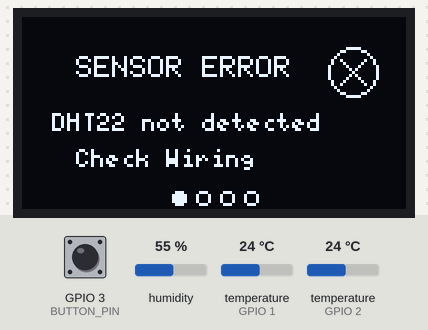
This program was run on a simulated ESP32-C3. On the bench: 128×64 one-colour display. The test bench sets the inputs (shaded band); at power-on: GPIO 3 (BUTTON_PIN) HIGH, humidity 55 %, temperature (sensors on GPIO 2, GPIO 1) 24 °C.

Above: at 1.2 s.
1.3 s: GPIO 3 (BUTTON_PIN) pulled LOW for 1 s
At 4.1 s:
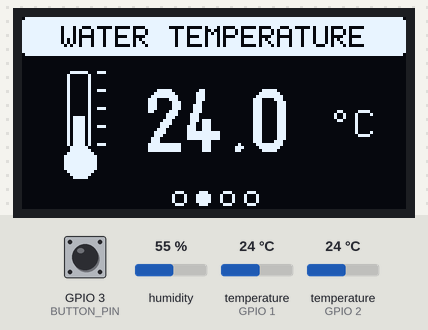
4.5 s: GPIO 3 (BUTTON_PIN) pulled LOW for 3.2 s
At 5.7 s:
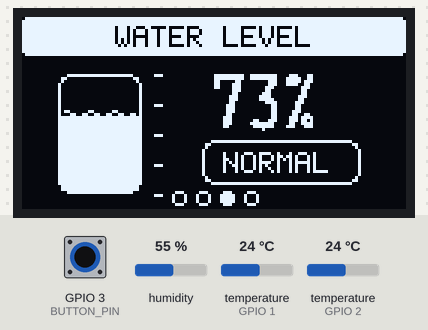
8.3 s: GPIO 3 (BUTTON_PIN) pulled LOW for 1 s
At 9.5 s:
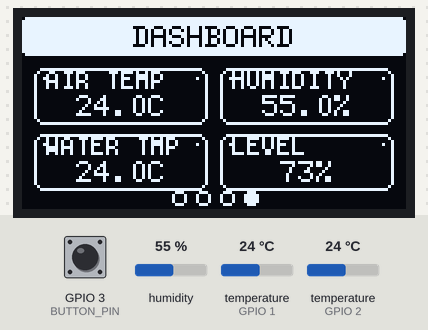
10.8 s: humidity set to 22 %
At 12.3 s:
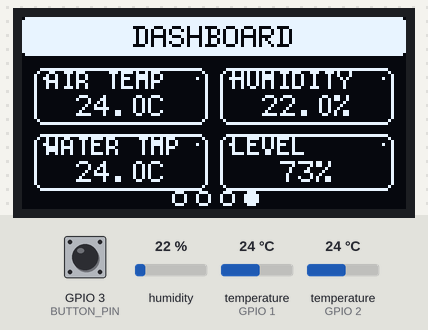
13.4 s: temperature (sensor on GPIO 2) set to 12 °C
At 14.5 s:
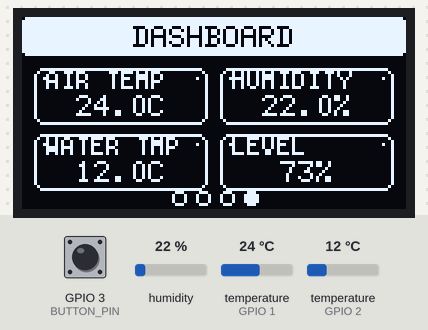
15.4 s: temperature (sensor on GPIO 1) set to 12 °C
At 16.8 s:
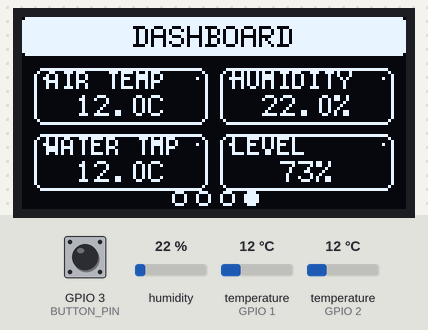
Timing chart, 0 to 18.4 s (numbered marks = the images above; inputs shaded):
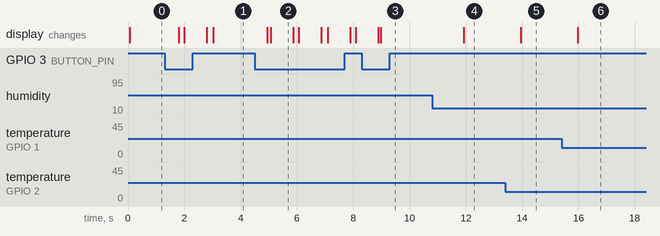

Measured:
- after the input at 1.3 s, the display: first differs from a run without the input after 0.70 s (image 1 shows a later state)
- after the input at 4.5 s, the display: first changes after 0.44 s (image 2 shows a later state)
- after the input at 8.3 s, the display: first differs from a run without the input after 0.68 s (image 3)
- after the input at 10.8 s, the display: changes after 1.1 s (image 4)
- after the input at 13.4 s, the display: changes after 0.55 s (image 5)
- after the input at 15.4 s, the display: changes after 0.57 s (image 6)
- what the display in image 2 shows lasts 0.8 s, from 5.1 s to 5.9 s

The program:

main.cpp
```cpp
#include <Wire.h>
#include <U8g2lib.h>

#include "button.h"
#include "display.h"
#include "sensors.h"

#define SDA_PIN 8
#define SCL_PIN 9

U8G2_SH1106_128X64_NONAME_F_HW_I2C display(U8G2_R0, U8X8_PIN_NONE);

void setup()
{
    //Serial.begin(115200);

    Wire.begin(SDA_PIN, SCL_PIN);

    display.begin();
    display.enableUTF8Print();

    initButton();
    initSensors();
}

void loop()
{
    handleButton();
    readSensors();

    static uint32_t lastUpdate = 0;

    if (millis() - lastUpdate >= 33)   // ~30 FPS
    {
        lastUpdate = millis();
        updateDisplay();
    }
}
```

button.h
```cpp
#ifndef BUTTON_H
#define BUTTON_H

#include <Arduino.h>

extern uint8_t page;

void initButton();
void handleButton();

#endif
```

display.h
```cpp
#ifndef DISPLAY_H
#define DISPLAY_H

void updateDisplay();

#endif
```

pages.h
```cpp
#ifndef PAGES_H
#define PAGES_H

#include <U8g2lib.h>

// Function prototype
void drawPage2(U8G2_SH1106_128X64_NONAME_F_HW_I2C &display, float waterTemp);
void drawPage1(U8G2_SH1106_128X64_NONAME_F_HW_I2C &display, float airTemperature, float humidity);
void drawPage3(U8G2_SH1106_128X64_NONAME_F_HW_I2C &display, float waterLevel);
void drawDashboard(U8G2_SH1106_128X64_NONAME_F_HW_I2C &display, float airTemp, float humidity, float waterTemp, float waterLevel);


#endif
```

sensors.h
```cpp
#ifndef SENSORS_H
#define SENSORS_H

extern float airTemp;
extern float humidity;
extern float waterTemp;
extern float waterLevel;

void initSensors();
void readSensors();

bool isDHTOk();
bool isWaterTempOk();

#endif
```

button.cpp
```cpp
#include "button.h"

#define BUTTON_PIN 3

uint8_t page = 1;

static unsigned long lastDebounce = 0;
static const unsigned long debounceTime = 50;

void initButton()
{
    pinMode(BUTTON_PIN, INPUT_PULLUP);
}

void handleButton()
{
    static bool lastReading = HIGH;
    static bool buttonState = HIGH;

    bool reading = digitalRead(BUTTON_PIN);

    if (reading != lastReading)
        lastDebounce = millis();

    if ((millis() - lastDebounce) > debounceTime)
    {
        if (reading != buttonState)
        {
            buttonState = reading;

            if (buttonState == LOW)
            {
                page++;

                if (page > 4)
                    page = 1;
            }
        }
    }

    lastReading = reading;
}
```

display.cpp
```cpp
#include "display.h"
#include "pages.h"
#include "sensors.h"
#include <button.h>

extern U8G2_SH1106_128X64_NONAME_F_HW_I2C display;
extern uint8_t page;
void drawSensorError(U8G2_SH1106_128X64_NONAME_F_HW_I2C &display, const char *sensorName)
{
    char msg[32];

    display.setFont(u8g2_font_6x12_tf);
    display.drawStr(18, 20, "SENSOR ERROR");

    snprintf(msg, sizeof(msg), "%s not detected", sensorName);

    display.setFont(u8g2_font_5x8_tf);
    display.drawStr(10, 38, msg);
    display.drawStr(18, 50, "Check Wiring");

    display.drawCircle(110, 18, 8);
    display.drawLine(106, 14, 114, 22);
    display.drawLine(114, 14, 106, 22);
}

void updateDisplay()
{
    display.clearBuffer();

    switch (page)
    {
    case 1:

        if (isDHTOk())
            drawPage1(display, airTemp, humidity);
        else
            drawSensorError(display, "DHT22");

        break;

    case 2:

        if (isWaterTempOk())
            drawPage2(display, waterTemp);
        else
            drawSensorError(display, "DS18B20");

        break;

    case 3:

        drawPage3(display, waterLevel);
        break;

    case 4:

        drawDashboard(display,
                      airTemp,
                      humidity,
                      waterTemp,
                      waterLevel);

        break;
    }

    for (int i = 0; i < 4; i++)
    {
        if (i == page - 1)
            display.drawDisc(52 + i * 8, 60, 2);
        else
            display.drawCircle(52 + i * 8, 60, 2);
    }

    display.sendBuffer();
}
```

pages.cpp
```cpp
#include "pages.h"
uint8_t waveOffset = 0;
void drawPage1(U8G2_SH1106_128X64_NONAME_F_HW_I2C &display,
               float airTemp,
               float humidity)
{
    //================ Header ================
    display.setFont(u8g2_font_6x12_tf);

    display.drawRBox(0, 0, 128, 13, 2);

    display.setDrawColor(0);
    const char *title = "AIR TEMPERATURE";
    display.drawStr((128 - display.getStrWidth(title)) / 2, 10, title);
    display.setDrawColor(1);

    //================ Thermometer ================
    const int thermX = 15;
    const int thermY = 18;
    const int thermH = 26;

    // Outline
    display.drawRFrame(thermX, thermY, 8, thermH, 2);

    // Bulb
    display.drawDisc(thermX + 4, thermY + thermH + 4, 5);

    // Scale marks
    for (int i = 0; i < 5; i++)
    {
        display.drawHLine(thermX + 10, thermY + i * 6, 3);
    }

    // Animated fill
    static int currentFill = 0;

    int targetFill = map((int)constrain(airTemp, 0, 50), 0, 50, 0, thermH - 2);

    if (currentFill < targetFill)
        currentFill++;

    if (currentFill > targetFill)
        currentFill--;

    display.drawBox(
        thermX + 2,
        thermY + thermH - currentFill,
        4,
        currentFill);

    // Fill inside bulb
    display.drawDisc(thermX + 4, thermY + thermH + 4, 3);

    //================ Temperature ================
    char tempTxt[8];
    sprintf(tempTxt, "%.1f", airTemp);

    display.setFont(u8g2_font_logisoso20_tf);
    display.drawStr(40, 38, tempTxt);

    display.setFont(u8g2_font_8x13_tf);
    display.drawUTF8(102, 34, "°C");

    //================ Humidity Badge ================
    display.drawRFrame(42, 41, 78, 16, 3);

    display.setFont(u8g2_font_6x12_tf);

    char humTxt[10];
    sprintf(humTxt, "%.1f%%", humidity);

    display.drawStr(48, 53, "HUM");
    display.drawStr(74, 53, humTxt);
}

void drawPage2(U8G2_SH1106_128X64_NONAME_F_HW_I2C &display, float waterTemp)
{

    display.setFont(u8g2_font_6x12_tf);

    // Header
    display.drawRBox(0, 0, 128, 13, 2);
    display.setDrawColor(0);
    const char *title = "WATER TEMPERATURE";
    display.drawStr((128 - display.getStrWidth(title)) / 2, 10, title);
    display.setDrawColor(1);

    const int thermX = 15;
    const int thermY = 18;
    const int thermH = 26;

    // Outline
    display.drawRFrame(thermX, thermY, 8, thermH, 2);

    // Bulb
    display.drawDisc(thermX + 4, thermY + thermH + 4, 5);

    // Scale marks
    for (int i = 0; i < 5; i++)
    {
        display.drawHLine(thermX + 10, thermY + i * 6, 3);
    }

    // Animated fill
    static int currentFill = 0;

    int targetFill = map((int)constrain(waterTemp, 0, 50), 0, 50, 0, thermH - 2);

    if (currentFill < targetFill)
        currentFill++;

    if (currentFill > targetFill)
        currentFill--;

    display.drawBox(
        thermX + 2,
        thermY + thermH - currentFill,
        4,
        currentFill);

    // Fill inside bulb
    display.drawDisc(thermX + 4, thermY + thermH + 4, 3);

    //================ Temperature ================
    char tempTxt[8];
    sprintf(tempTxt, "%.1f", waterTemp);

    display.setFont(u8g2_font_logisoso20_tf);
    display.drawStr(40, 45, tempTxt);

    display.setFont(u8g2_font_8x13_tf);
    display.drawUTF8(102, 40, "°C");
}

void drawPage3(U8G2_SH1106_128X64_NONAME_F_HW_I2C &display, float waterLevel)
{
    //================ Header ================
    display.drawRBox(0, 0, 128, 13, 2);
    display.setDrawColor(0);
    display.setFont(u8g2_font_6x12_tf);
    const char *title = "WATER LEVEL";
    display.drawStr((128 - display.getStrWidth(title)) / 2, 10, title);
    display.setDrawColor(1);

    // Clamp value
    waterLevel = constrain(waterLevel, 0, 100);

    // Tank dimensions
    const int tankX = 12;
    const int tankY = 19;
    const int tankW = 28;
    const int tankH = 40;

    // Water height
    int fillHeight = map(waterLevel, 0, 100, 0, tankH - 2);

    // Tank
    display.drawRFrame(tankX, tankY, tankW, tankH, 4);

    // Tank cap
    //  display.drawBox(tankX + 7, tankY - 3, 10, 3);
    // scale
    for (int i = 0; i <= 4; i++)
    {
        int yy = tankY + i * (tankH / 4);

        display.drawHLine(tankX + tankW + 4, yy, 3);
    }

    int waterHeight = map(waterLevel, 0, 100, 0, tankH - 2);
    int y = tankY + tankH - waterHeight;

    for (int x = tankX + 2; x < tankX + tankW - 2; x++)
    {
        int wave = (x + waveOffset) % 8;

        int yy;

        if (wave < 2)
            yy = y;
        else if (wave < 4)
            yy = y - 1;
        else if (wave < 6)
            yy = y;
        else
            yy = y + 1;

        display.drawPixel(x, yy);
    }
    display.drawBox(
        tankX + 1,
        y + 1,
        tankW - 2,
        tankY + tankH - y - 2);

    // Percentage
    display.setFont(u8g2_font_logisoso18_tf);

    char txt[8];
    sprintf(txt, "%d%%", (int)waterLevel);

    display.drawStr(63, 37, txt);

    // Status
    display.drawRFrame(60, 41, 53, 15, 4);

    display.setFont(u8g2_font_6x12_tf);

    if (waterLevel < 30)
        display.drawStr(75, 51, "LOW");
    else if (waterLevel < 75)
        display.drawStr(67, 52, "NORMAL");
    else
        display.drawStr(72, 52, "HIGH");
    waveOffset++;
    waveOffset %= 8;
}

void drawDashboard(U8G2_SH1106_128X64_NONAME_F_HW_I2C &display,
                   float airTemp,
                   float humidity,
                   float waterTemp,
                   float waterLevel)
{
    //================ Header =================
    display.setFont(u8g2_font_6x12_tf);

    display.drawRBox(0, 0, 128, 13, 2);
    display.setDrawColor(0);

    const char *title = "DASHBOARD";
    display.drawStr((128 - display.getStrWidth(title)) / 2, 10, title);

    display.setDrawColor(1);

    //=============== Cards ===================
    display.drawRFrame(4, 17, 58, 19, 3);
    display.drawRFrame(66, 17, 58, 19, 3);

    display.drawRFrame(4, 39, 58, 19, 3);
    display.drawRFrame(66, 39, 58, 19, 3);

    char txt[12];

    //----------- Air Temp --------------------
    display.setFont(u8g2_font_5x8_tf);
    display.drawStr(8, 24, "AIR TEMP");

    sprintf(txt, "%.1fC", airTemp);

    display.setFont(u8g2_font_6x12_tf);
    display.drawStr((4 + (58 - display.getStrWidth(txt)) / 2), 33, txt);

    //----------- Humidity --------------------
    display.setFont(u8g2_font_5x8_tf);
    display.drawStr(70, 24, "HUMIDITY");

    sprintf(txt, "%.1f%%", humidity);

    display.setFont(u8g2_font_6x12_tf);
    display.drawStr((66 + (58 - display.getStrWidth(txt)) / 2), 33, txt);

    //----------- Water Temp ------------------
    display.setFont(u8g2_font_5x8_tf);
    display.drawStr(8, 46, "WATER TMP");

    sprintf(txt, "%.1fC", waterTemp);

    display.setFont(u8g2_font_6x12_tf);
    display.drawStr((4 + (58 - display.getStrWidth(txt)) / 2), 55, txt);

    //----------- Water Level -----------------
    display.setFont(u8g2_font_5x8_tf);
    display.drawStr(70, 46, "LEVEL");

    sprintf(txt, "%.0f%%", waterLevel);

    display.setFont(u8g2_font_6x12_tf);
    display.drawStr((66 + (58 - display.getStrWidth(txt)) / 2), 55, txt);

    //=========== Corner Decorations ==========
    // Top-left card
    display.drawPixel(7,20);
    display.drawPixel(58,20);

    // Top-right card
    display.drawPixel(69,20);
    display.drawPixel(120,20);

    // Bottom-left card
    display.drawPixel(7,42);
    display.drawPixel(58,42);

    // Bottom-right card
    display.drawPixel(69,42);
    display.drawPixel(120,42);
}
```

sensors.cpp
```cpp
#include <Arduino.h>
#include <OneWire.h>
#include <DallasTemperature.h>
#include <DHT.h>
#include "sensors.h"

#define DHTPIN 1
#define DHTTYPE DHT22
#define ONE_WIRE_BUS 2

OneWire oneWire(ONE_WIRE_BUS);
DallasTemperature ds18b20(&oneWire);
DHT dht(DHTPIN, DHTTYPE);

float airTemp = NAN;
float humidity = NAN;
float waterTemp = DEVICE_DISCONNECTED_C;
float waterLevel = 73.22;

static unsigned long lastRead = 0;

void initSensors()
{
    ds18b20.begin();
    dht.begin();
}

void readSensors()
{
    if (millis() - lastRead < 1000)
        return;

    lastRead = millis();

    ds18b20.requestTemperatures();
    waterTemp = ds18b20.getTempCByIndex(0);

    humidity = dht.readHumidity();
    airTemp = dht.readTemperature();

    // TODO:
    // waterLevel = analogRead(...)
}

bool isDHTOk()
{
    return !(isnan(airTemp) || isnan(humidity));
}

bool isWaterTempOk()
{
    return waterTemp != DEVICE_DISCONNECTED_C;
}
```
